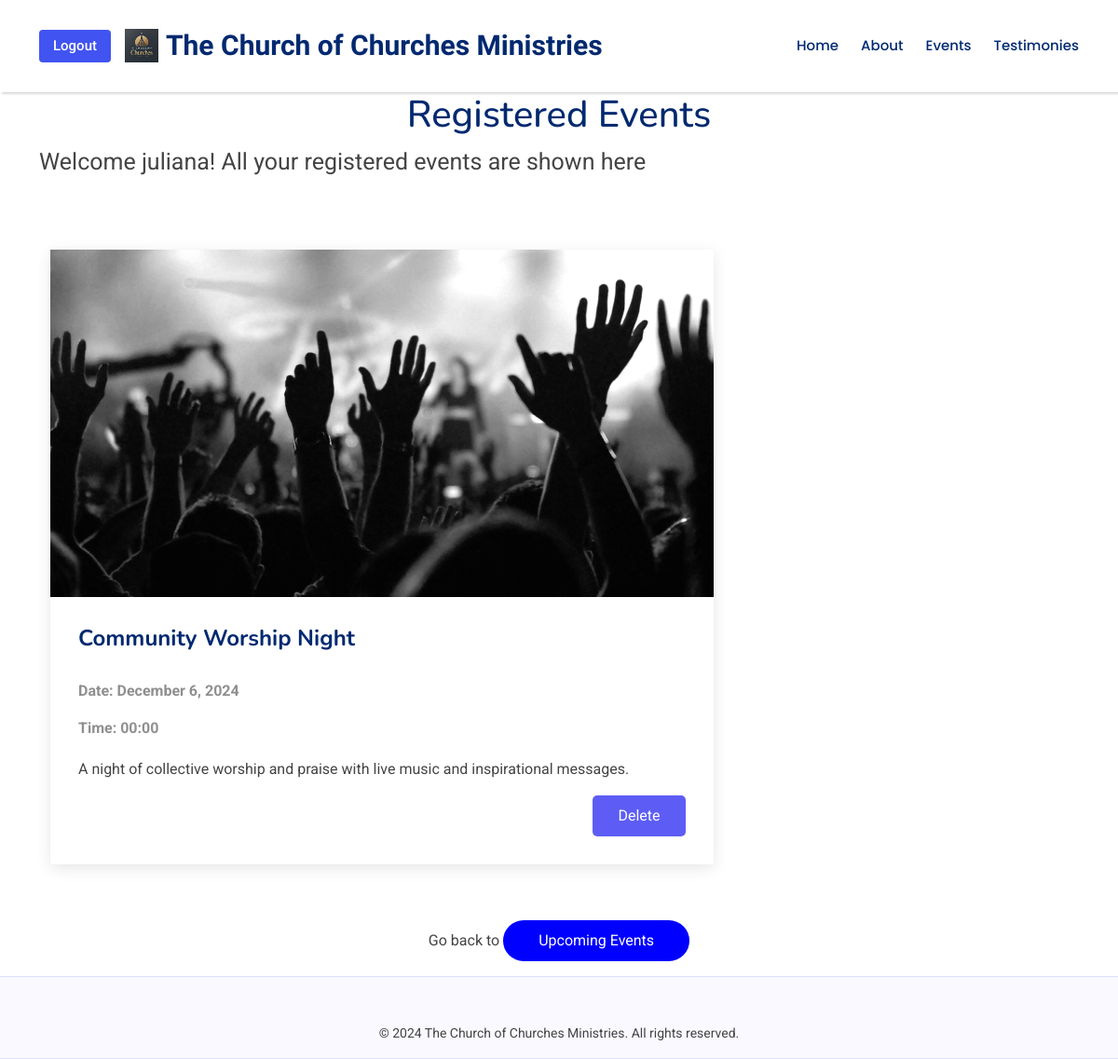
The app's page /registered-events/ (signed in) with its own data.
### events/models.py (models this page shows, shortened)
class CustomUser (AbstractUser):
	is_admin = models.BooleanField(default=False)

class Registration(models.Model):
	user = models.ForeignKey(
		settings.AUTH_USER_MODEL, on_delete = models.CASCADE, related_name ="registrations")
	event = models.ForeignKey(Event, on_delete = models.CASCADE, related_name="registrations")
	registered_at = models.DateTimeField(auto_now_add=True)

class Event(models.Model):
	title = models.CharField(max_length=300)
	description = models.TextField()
	date_time =models.DateTimeField()
	image = models.ImageField(upload_to='event_flyers/', blank=True, null=True)
	created_by = models.ForeignKey(
		settings.AUTH_USER_MODEL, on_delete= models.CASCADE, related_name='created_events'
	)

### events/views.py (the view)
# urls.py: path("registered-events/",views.registered_events, name="registered_events"),
@login_required
def registered_events(request):
	registrations = Registration.objects.filter(user=request.user)
	return render(request, "events/registered_events.html",{"registrations":registrations})

### events/templates/events/registered_events.html (shortened to what this page needs)
<!DOCTYPE html>
{% load static %}
<html lang="en">
	<head>
		<link href="{% static 'events/vendor/bootstrap/css/bootstrap.min.css' %}" rel="stylesheet">
		<link href="{% static 'events/vendor/bootstrap-icons/bootstrap-icons.css' %}" rel="stylesheet">
		<link href="{% static 'events/vendor/aos/aos.css' %}" rel="stylesheet">
		<link href="{% static 'events/vendor/glightbox/css/glightbox.min.css' %}" rel="stylesheet">
		<link href="{% static 'events/vendor/swiper/swiper-bundle.min.css' %}" rel="stylesheet">
		<link href="{% static 'events/css/main.css' %}" rel="stylesheet">
		<link rel="stylesheet" href="{% static 'events/css/home.css' %}">
	</head>
	<body>
		<header id="header" class="header d-flex align-items-center sticky-top">
			<div class="container-fluid container-xl position-relative d-flex align-items-center">
				<a href="index.html" class="logo d-flex align-items-center me-auto">
					<img src="{% static 'events/img/church-logo.webp' %}" alt="">
					<h1 class="church-name">The Church of Churches Ministries</h1>
				</a>
				<nav id="navmenu" class="navmenu">
					<ul>
						<li>
							<a href="{% url 'home' %}">
								Home<br>
							</a>
						</li>
						<li>
							<a href="#about">
								About
							</a>
						</li>
						<li>
							<a href="{% url 'event_list' %}">
								Events
							</a>
						</li>
						<li>
							<a href="#services">
								Testimonies
							</a>
						</li>
					</ul>
				</nav>
				{% if user.is_authenticated %}
					<form action="{% url 'logout' %}" method="post" style="display: inline;">
						<button type="submit" class="btn-getstarted flex-md-shrink-0 logout-button">Logout</button>
					</form>
				{% else %}
					<a class="btn-getstarted flex-md-shrink-0" href="{% url 'login' %}">Login</a>
					<a class="btn-getstarted flex-md-shrink-0" href="{% url 'signup' %}">SignUp</a>
				{% endif %}
			</div>
		</header>
	<main class="main">
		<div class="container">
			<div class="row">
				<div class="events-title">
					  <h1>Registered Events</h1>
					      <p>Welcome {{ user.username }}! All your registered events are shown here</p>
				</div>
				<div class="col-lg-8">
				    <section id="blog-posts" class="blog-posts section">
						<div class="container">
							<div class="row gy-4">
								{% for registration in registrations %}
								<div class="col-12">
								    <article>
										<div class="post-img">
											<img src="{{ registration.event.image.url }}" alt="" class="img-fluid">
										</div>
										<h2 class="title">
											{{ registration.event.title}}
										</h2>
										<div class="meta-top">
											<p>
												<b>
													Date: {{ registration.event.date_time|date:"F j, Y" }}
												</b>
											</p>
											<p>
												<b>
													Time: {{ registration.event.date_time|time:"H:i" }}
												</b>
											</p>
										</div>
										<div class="content">
											<p>
												{{ registration.event.description }}
											</p>
											{% if user.is_authenticated %}
											<div class="read-more">
													<form action="{% url 'delete_registration' registration.id%}"method="post">
													<button type="submit" class="register-button" >Delete</button>
												</form>
											</div>
											{% endif %}
										</div>
									</article>
								</div>
								{% endfor %}
							</div>
						</div>
					</section>
				</div>
					<div class="go-back-button">
						<p>Go back to <button class="upcoming-button">
							<a   href="{%url 'event_list' %}">Upcoming Events</a>
						</button></p>
				    </div>
			</div>
		</div>
	</main>
		<footer id="footer" class="footer">
			<div class="footer-newsletter">
			  <div class="container">
				<div class="row justify-content-center text-center">
				   <div class="col-lg-6">
					 <p>
						© 2024 The Church of Churches Ministries. All rights reserved.
					 </p>
					</div>
				</div>
			</div>
		</footer>
	</body>
</html>

### events/static/events/css/main.css (style rules this page uses)
:root { --default-font: "Roboto", system-ui, -apple-system, "Segoe UI", Roboto, "Helvetica Neue", Arial, "Noto Sans", "Liberation Sans", sans-serif, "Apple Color Emoji", "Segoe UI Emoji", "Segoe UI Symbol", "Noto Color Emoji"; --heading-font: "Nunito", sans-serif; --nav-font: "Poppins", sans-serif; }
:root { --background-color: #ffffff; --default-color: #444444; --heading-color: #012970; --accent-color: #4154f1; --surface-color: #ffffff; --contrast-color: #ffffff; }
:root { --nav-color: #012970; --nav-hover-color: #4154f1; --nav-mobile-background-color: #ffffff; --nav-dropdown-background-color: #ffffff; --nav-dropdown-color: #212529; --nav-dropdown-hover-color: #4154f1; }
:root { scroll-behavior: smooth; }
body { color: var(--default-color); background-color: var(--background-color); font-family: var(--default-font); }
a { color: var(--accent-color); text-decoration: none; transition: 0.3s; }
h1, h2, h3, h4, h5, h6 { color: var(--heading-color); font-family: var(--heading-font); }
.header { color: var(--default-color); background-color: var(--background-color); padding: 20px 0; transition: all 0.5s; z-index: 997; box-shadow: 2px 2px 2px rgba(0,0,0,0.15); }
.header .logo { line-height: 1; }
.header .logo img { max-height: 36px; margin-right: 8px; }
.header .logo h1 { font-size: 30px; margin: 0; font-weight: 700; color: var(--heading-color); }
.header .btn-getstarted, .header .btn-getstarted:focus { color: var(--contrast-color); background: var(--accent-color); font-size: 15px; padding: 8px 25px; margin: 0 0 0 30px; border-radius: 4px; transition: 0.3s; font-weight: 500; }
@media (max-width: 1200px) { .header .logo { order: 1; } }
@media (max-width: 1200px) { .header .btn-getstarted { order: 2; margin: 0 15px 0 0; padding: 6px 15px; } }
@media (max-width: 1200px) { .header .navmenu { order: 3; } }
@media (min-width: 1200px) { .navmenu { padding: 0; } }
@media (min-width: 1200px) { .navmenu ul { margin: 0; padding: 0; display: flex; list-style: none; align-items: center; } }
@media (min-width: 1200px) { .navmenu li { position: relative; } }
@media (min-width: 1200px) { .navmenu a, .navmenu a:focus { color: var(--nav-color); padding: 18px 12px; font-size: 15px; font-family: var(--nav-font); font-weight: 500; display: flex; align-items: center; justify-content: space-between; white-space: nowrap; transition: 0.3s; } }
@media (min-width: 1200px) { .navmenu li:last-child a { padding-right: 0; } }
.footer { color: var(--default-color); background-color: var(--background-color); font-size: 14px; position: relative; }
.footer .footer-newsletter { background-color: color-mix(in srgb, var(--accent-color), transparent 97%); border-top: 1px solid color-mix(in srgb, var(--accent-color), transparent 85%); border-bottom: 1px solid color-mix(in srgb, var(--accent-color), transparent 85%); padding-top: 50px; padding-right: 0px; padding-left: 0px; padding-bottom: 0px; }
section, .section { color: var(--default-color); background-color: var(--background-color); padding: 60px 0; scroll-margin-top: 98px; overflow: clip; }
.blog-posts article { background-color: var(--surface-color); box-shadow: 0 4px 16px rgba(0, 0, 0, 0.1); padding: 30px; height: 100%; }
.blog-posts .post-img { max-height: 440px; margin: -30px -30px 0 -30px; overflow: hidden; }
.blog-posts .title { font-size: 24px; font-weight: 700; padding: 0; margin: 30px 0; }
.blog-posts .meta-top { margin-top: 20px; color: color-mix(in srgb, var(--default-color), transparent 40%); }
.blog-posts .content { margin-top: 20px; }
.blog-posts .content .read-more { text-align: right; }

### events/static/events/css/home.css (style rules this page uses)
.church-name { color:green; font-family: "Dancing Script" }
.upcoming-button { width:200px; padding:10px 20px 10px 20px; background-color: blue; border: none; border-radius: 25px; }
.upcoming-button a { color:white; }
.events-title h1 { display: flex; justify-content: center; }
.events-title p { font-size: 25px; }
.logout-button { border:none; }
.register-button { width:100px; padding:10px 20px 10px 20px; background-color: rgb(93, 93, 245); border: none; border-radius: 5px; color:white; }
.go-back-button { display: flex; align-items:flex-end; justify-content: center; }

### records on screen
CustomUser: username "juliana"
Registration: event.image (picture), event "Community Worship Night", event.date_time "December 6, 2024", event.date_time "00:00", event.description "A night of collective worship and praise with live music and inspirational messages."
